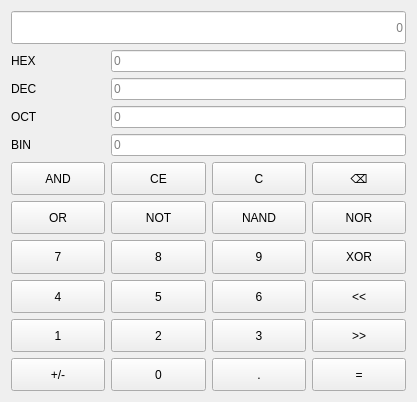
<?xml version="1.0" encoding="UTF-8"?>
<ui version="4.0">
 <class>chengxuyuan</class>
 <widget class="QWidget" name="chengxuyuan">
  <property name="geometry">
   <rect>
    <x>0</x>
    <y>0</y>
    <width>417</width>
    <height>402</height>
   </rect>
  </property>
  <property name="sizePolicy">
   <sizepolicy hsizetype="Minimum" vsizetype="Preferred">
    <horstretch>0</horstretch>
    <verstretch>0</verstretch>
   </sizepolicy>
  </property>
  <property name="maximumSize">
   <size>
    <width>16777215</width>
    <height>16777215</height>
   </size>
  </property>
  <property name="windowTitle">
   <string>程序员模式</string>
  </property>
  <layout class="QGridLayout" name="gridLayout_2">
   <item row="0" column="0">
    <layout class="QGridLayout" name="gridLayout">
     <item row="6" column="3">
      <widget class="QPushButton" name="btnDel">
       <property name="sizePolicy">
        <sizepolicy hsizetype="Minimum" vsizetype="Preferred">
         <horstretch>0</horstretch>
         <verstretch>0</verstretch>
        </sizepolicy>
       </property>
       <property name="text">
        <string>⌫</string>
       </property>
      </widget>
     </item>
     <item row="9" column="0">
      <widget class="QPushButton" name="btnNum4">
       <property name="sizePolicy">
        <sizepolicy hsizetype="Minimum" vsizetype="Preferred">
         <horstretch>0</horstretch>
         <verstretch>0</verstretch>
        </sizepolicy>
       </property>
       <property name="text">
        <string>4</string>
       </property>
      </widget>
     </item>
     <item row="8" column="3">
      <widget class="QPushButton" name="btnXor">
       <property name="sizePolicy">
        <sizepolicy hsizetype="Minimum" vsizetype="Preferred">
         <horstretch>0</horstretch>
         <verstretch>0</verstretch>
        </sizepolicy>
       </property>
       <property name="text">
        <string>XOR</string>
       </property>
      </widget>
     </item>
     <item row="10" column="1">
      <widget class="QPushButton" name="btnNum2">
       <property name="sizePolicy">
        <sizepolicy hsizetype="Minimum" vsizetype="Preferred">
         <horstretch>0</horstretch>
         <verstretch>0</verstretch>
        </sizepolicy>
       </property>
       <property name="text">
        <string>2</string>
       </property>
      </widget>
     </item>
     <item row="7" column="1">
      <widget class="QPushButton" name="btnNot">
       <property name="sizePolicy">
        <sizepolicy hsizetype="Minimum" vsizetype="Preferred">
         <horstretch>0</horstretch>
         <verstretch>0</verstretch>
        </sizepolicy>
       </property>
       <property name="text">
        <string>NOT</string>
       </property>
      </widget>
     </item>
     <item row="6" column="0">
      <widget class="QPushButton" name="btnAnd">
       <property name="sizePolicy">
        <sizepolicy hsizetype="Minimum" vsizetype="Preferred">
         <horstretch>0</horstretch>
         <verstretch>0</verstretch>
        </sizepolicy>
       </property>
       <property name="text">
        <string>AND</string>
       </property>
      </widget>
     </item>
     <item row="11" column="2">
      <widget class="QPushButton" name="btnSign">
       <property name="sizePolicy">
        <sizepolicy hsizetype="Minimum" vsizetype="Preferred">
         <horstretch>0</horstretch>
         <verstretch>0</verstretch>
        </sizepolicy>
       </property>
       <property name="text">
        <string>.</string>
       </property>
      </widget>
     </item>
     <item row="11" column="3">
      <widget class="QPushButton" name="btnEqual">
       <property name="sizePolicy">
        <sizepolicy hsizetype="Minimum" vsizetype="Preferred">
         <horstretch>0</horstretch>
         <verstretch>0</verstretch>
        </sizepolicy>
       </property>
       <property name="text">
        <string>=</string>
       </property>
      </widget>
     </item>
     <item row="10" column="0">
      <widget class="QPushButton" name="btnNum1">
       <property name="sizePolicy">
        <sizepolicy hsizetype="Minimum" vsizetype="Preferred">
         <horstretch>0</horstretch>
         <verstretch>0</verstretch>
        </sizepolicy>
       </property>
       <property name="text">
        <string>1</string>
       </property>
      </widget>
     </item>
     <item row="9" column="3">
      <widget class="QPushButton" name="btnLeft">
       <property name="sizePolicy">
        <sizepolicy hsizetype="Minimum" vsizetype="Preferred">
         <horstretch>0</horstretch>
         <verstretch>0</verstretch>
        </sizepolicy>
       </property>
       <property name="text">
        <string>&lt;&lt;</string>
       </property>
      </widget>
     </item>
     <item row="9" column="1">
      <widget class="QPushButton" name="btnNum5">
       <property name="sizePolicy">
        <sizepolicy hsizetype="Minimum" vsizetype="Preferred">
         <horstretch>0</horstretch>
         <verstretch>0</verstretch>
        </sizepolicy>
       </property>
       <property name="text">
        <string>5</string>
       </property>
      </widget>
     </item>
     <item row="11" column="1">
      <widget class="QPushButton" name="btnNum0">
       <property name="sizePolicy">
        <sizepolicy hsizetype="Minimum" vsizetype="Preferred">
         <horstretch>0</horstretch>
         <verstretch>0</verstretch>
        </sizepolicy>
       </property>
       <property name="text">
        <string>0</string>
       </property>
      </widget>
     </item>
     <item row="10" column="3">
      <widget class="QPushButton" name="btnPlus">
       <property name="sizePolicy">
        <sizepolicy hsizetype="Minimum" vsizetype="Preferred">
         <horstretch>0</horstretch>
         <verstretch>0</verstretch>
        </sizepolicy>
       </property>
       <property name="text">
        <string>&gt;&gt;</string>
       </property>
      </widget>
     </item>
     <item row="10" column="2">
      <widget class="QPushButton" name="btnNum3">
       <property name="sizePolicy">
        <sizepolicy hsizetype="Minimum" vsizetype="Preferred">
         <horstretch>0</horstretch>
         <verstretch>0</verstretch>
        </sizepolicy>
       </property>
       <property name="text">
        <string>3</string>
       </property>
      </widget>
     </item>
     <item row="4" column="0">
      <widget class="QLabel" name="labelOct">
       <property name="text">
        <string>OCT</string>
       </property>
      </widget>
     </item>
     <item row="8" column="1">
      <widget class="QPushButton" name="btnNum8">
       <property name="sizePolicy">
        <sizepolicy hsizetype="Minimum" vsizetype="Preferred">
         <horstretch>0</horstretch>
         <verstretch>0</verstretch>
        </sizepolicy>
       </property>
       <property name="text">
        <string>8</string>
       </property>
      </widget>
     </item>
     <item row="7" column="2">
      <widget class="QPushButton" name="btnNand">
       <property name="sizePolicy">
        <sizepolicy hsizetype="Minimum" vsizetype="Preferred">
         <horstretch>0</horstretch>
         <verstretch>0</verstretch>
        </sizepolicy>
       </property>
       <property name="text">
        <string>NAND</string>
       </property>
      </widget>
     </item>
     <item row="6" column="1">
      <widget class="QPushButton" name="btnClear">
       <property name="sizePolicy">
        <sizepolicy hsizetype="Minimum" vsizetype="Preferred">
         <horstretch>0</horstretch>
         <verstretch>0</verstretch>
        </sizepolicy>
       </property>
       <property name="text">
        <string>CE</string>
       </property>
      </widget>
     </item>
     <item row="8" column="2">
      <widget class="QPushButton" name="btnNum9">
       <property name="sizePolicy">
        <sizepolicy hsizetype="Minimum" vsizetype="Preferred">
         <horstretch>0</horstretch>
         <verstretch>0</verstretch>
        </sizepolicy>
       </property>
       <property name="text">
        <string>9</string>
       </property>
      </widget>
     </item>
     <item row="1" column="0" colspan="4">
      <widget class="QLineEdit" name="display">
       <property name="sizePolicy">
        <sizepolicy hsizetype="Expanding" vsizetype="Preferred">
         <horstretch>0</horstretch>
         <verstretch>0</verstretch>
        </sizepolicy>
       </property>
       <property name="minimumSize">
        <size>
         <width>0</width>
         <height>0</height>
        </size>
       </property>
       <property name="alignment">
        <set>Qt::AlignmentFlag::AlignRight|Qt::AlignmentFlag::AlignTrailing|Qt::AlignmentFlag::AlignVCenter</set>
       </property>
       <property name="placeholderText">
        <string>0</string>
       </property>
      </widget>
     </item>
     <item row="6" column="2">
      <widget class="QPushButton" name="btnClearAll">
       <property name="sizePolicy">
        <sizepolicy hsizetype="Minimum" vsizetype="Preferred">
         <horstretch>0</horstretch>
         <verstretch>0</verstretch>
        </sizepolicy>
       </property>
       <property name="text">
        <string>C</string>
       </property>
      </widget>
     </item>
     <item row="7" column="0">
      <widget class="QPushButton" name="btnOr">
       <property name="sizePolicy">
        <sizepolicy hsizetype="Minimum" vsizetype="Preferred">
         <horstretch>0</horstretch>
         <verstretch>0</verstretch>
        </sizepolicy>
       </property>
       <property name="text">
        <string>OR</string>
       </property>
      </widget>
     </item>
     <item row="7" column="3">
      <widget class="QPushButton" name="btnNor">
       <property name="sizePolicy">
        <sizepolicy hsizetype="Minimum" vsizetype="Preferred">
         <horstretch>0</horstretch>
         <verstretch>0</verstretch>
        </sizepolicy>
       </property>
       <property name="text">
        <string>NOR</string>
       </property>
      </widget>
     </item>
     <item row="8" column="0">
      <widget class="QPushButton" name="btnNum7">
       <property name="sizePolicy">
        <sizepolicy hsizetype="Minimum" vsizetype="Preferred">
         <horstretch>0</horstretch>
         <verstretch>0</verstretch>
        </sizepolicy>
       </property>
       <property name="styleSheet">
        <string notr="true"/>
       </property>
       <property name="text">
        <string>7</string>
       </property>
      </widget>
     </item>
     <item row="9" column="2">
      <widget class="QPushButton" name="btnNum6">
       <property name="sizePolicy">
        <sizepolicy hsizetype="Minimum" vsizetype="Preferred">
         <horstretch>0</horstretch>
         <verstretch>0</verstretch>
        </sizepolicy>
       </property>
       <property name="text">
        <string>6</string>
       </property>
      </widget>
     </item>
     <item row="11" column="0">
      <widget class="QPushButton" name="btnChange">
       <property name="sizePolicy">
        <sizepolicy hsizetype="Minimum" vsizetype="Preferred">
         <horstretch>0</horstretch>
         <verstretch>0</verstretch>
        </sizepolicy>
       </property>
       <property name="text">
        <string>+/-</string>
       </property>
      </widget>
     </item>
     <item row="2" column="0">
      <widget class="QLabel" name="labelHex">
       <property name="text">
        <string>HEX</string>
       </property>
      </widget>
     </item>
     <item row="3" column="0">
      <widget class="QLabel" name="labelDex">
       <property name="text">
        <string>DEC</string>
       </property>
      </widget>
     </item>
     <item row="5" column="0">
      <widget class="QLabel" name="labelBin">
       <property name="text">
        <string>BIN</string>
       </property>
      </widget>
     </item>
     <item row="2" column="1" colspan="3">
      <widget class="QLineEdit" name="lineEditHex">
       <property name="placeholderText">
        <string>0</string>
       </property>
      </widget>
     </item>
     <item row="3" column="1" colspan="3">
      <widget class="QLineEdit" name="lineEditDec">
       <property name="placeholderText">
        <string>0</string>
       </property>
      </widget>
     </item>
     <item row="4" column="1" colspan="3">
      <widget class="QLineEdit" name="lineEditOct">
       <property name="placeholderText">
        <string>0</string>
       </property>
      </widget>
     </item>
     <item row="5" column="1" colspan="3">
      <widget class="QLineEdit" name="lineEdit_4">
       <property name="placeholderText">
        <string>0</string>
       </property>
      </widget>
     </item>
    </layout>
   </item>
  </layout>
 </widget>
 <resources/>
 <connections/>
</ui>
